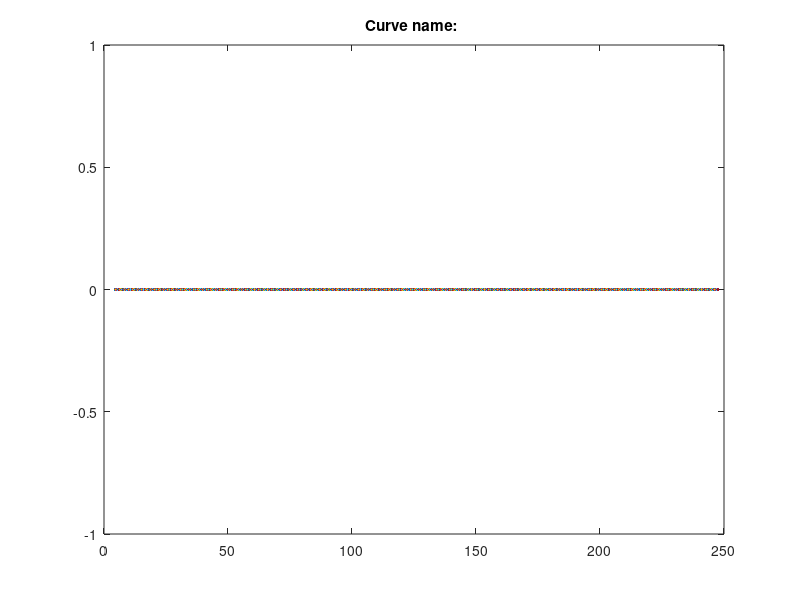

This chart was generated by the following MATLAB code:
%homing parameters
%should be able to change speeds
%t=linspace(0,10,N); %add N to generate that number of points

%effective tank length
Tank_width_2= 247.5; %cm
Tank_width_1 = 4.5;%cm
Tank_length=277;
Speed= 70; %in mm/min
t=Tank_width_1:0.25:Tank_width_2;
y= input('Enter function: ');
% allows the actuator to traverse 40cm, irrespective of the function
y = rescale(y,0,40); 

beyond=find(abs(y)<Tank_length);
new_y=y(beyond);
new_t=t(beyond);

plot(t,y)

title('Curve name: ');
%G90 G28 X0 Y0 homing parameters
fileID = fopen('new.gcode','w') ;%enter the name of the created file
fprintf(fileID,'%s\n','G21 G90 F90');%G21 for metric, G90 for absolute movement from datum,

%program
fprintf(fileID,'%s %c%.2f %c%.2f %s\n','G01','X',(Tank_width_2+Tank_width_1)/2,'Y',0, 'F10'); %Start program at this position, but slowly in a straight line
for i=1:length(beyond)
    fprintf(fileID,'%s %c%.2f %c%.2f\n','G01','X',new_t(i),'Y',new_y(i));
end
fprintf(fileID,'%s\n','G90 G28 F40');